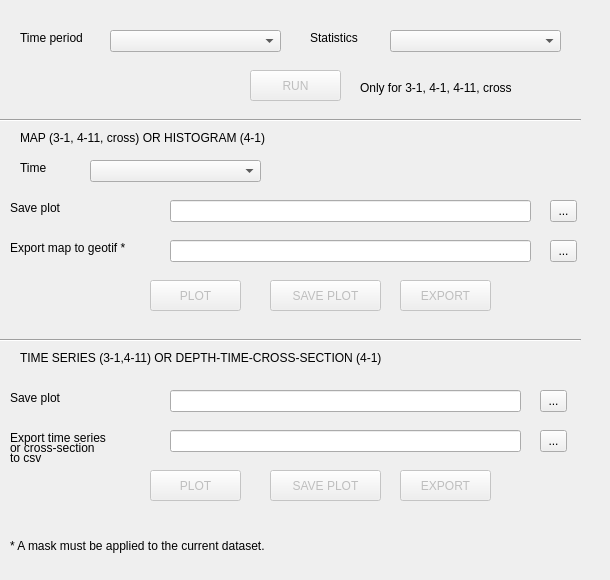
   <widget class="QWidget" name="group">
    <property name="autoFillBackground">
     <bool>true</bool>
    </property>
    <attribute name="title">
     <string>Group by time</string>
    </attribute>
    <widget class="QComboBox" name="stat2Box">
     <property name="geometry">
      <rect>
       <x>390</x>
       <y>30</y>
       <width>171</width>
       <height>22</height>
      </rect>
     </property>
    </widget>
    <widget class="QLabel" name="label46_2">
     <property name="geometry">
      <rect>
       <x>310</x>
       <y>30</y>
       <width>71</width>
       <height>16</height>
      </rect>
     </property>
     <property name="text">
      <string>Statistics</string>
     </property>
    </widget>
    <widget class="QLabel" name="label_27">
     <property name="geometry">
      <rect>
       <x>20</x>
       <y>30</y>
       <width>91</width>
       <height>16</height>
      </rect>
     </property>
     <property name="text">
      <string>Time period</string>
     </property>
    </widget>
    <widget class="QComboBox" name="periodBox">
     <property name="geometry">
      <rect>
       <x>110</x>
       <y>30</y>
       <width>171</width>
       <height>22</height>
      </rect>
     </property>
    </widget>
    <widget class="QLabel" name="label_28">
     <property name="geometry">
      <rect>
       <x>20</x>
       <y>130</y>
       <width>541</width>
       <height>16</height>
      </rect>
     </property>
     <property name="text">
      <string>MAP (3-1, 4-11, cross) OR HISTOGRAM (4-1)</string>
     </property>
    </widget>
    <widget class="QComboBox" name="gptimeBox">
     <property name="geometry">
      <rect>
       <x>90</x>
       <y>160</y>
       <width>171</width>
       <height>22</height>
      </rect>
     </property>
    </widget>
    <widget class="QLabel" name="label_29">
     <property name="geometry">
      <rect>
       <x>20</x>
       <y>160</y>
       <width>55</width>
       <height>16</height>
      </rect>
     </property>
     <property name="text">
      <string>Time</string>
     </property>
    </widget>
    <widget class="QLineEdit" name="gmapPlotss">
     <property name="geometry">
      <rect>
       <x>170</x>
       <y>200</y>
       <width>361</width>
       <height>22</height>
      </rect>
     </property>
    </widget>
    <widget class="QLabel" name="label_30">
     <property name="geometry">
      <rect>
       <x>10</x>
       <y>200</y>
       <width>151</width>
       <height>16</height>
      </rect>
     </property>
     <property name="text">
      <string>Save plot </string>
     </property>
    </widget>
    <widget class="QToolButton" name="gmapPlotB">
     <property name="geometry">
      <rect>
       <x>550</x>
       <y>200</y>
       <width>27</width>
       <height>22</height>
      </rect>
     </property>
     <property name="text">
      <string>...</string>
     </property>
    </widget>
    <widget class="QLineEdit" name="gtifEx">
     <property name="geometry">
      <rect>
       <x>170</x>
       <y>240</y>
       <width>361</width>
       <height>22</height>
      </rect>
     </property>
    </widget>
    <widget class="QToolButton" name="gtifExB">
     <property name="geometry">
      <rect>
       <x>550</x>
       <y>240</y>
       <width>27</width>
       <height>22</height>
      </rect>
     </property>
     <property name="text">
      <string>...</string>
     </property>
    </widget>
    <widget class="QLabel" name="label_31">
     <property name="geometry">
      <rect>
       <x>10</x>
       <y>240</y>
       <width>161</width>
       <height>16</height>
      </rect>
     </property>
     <property name="text">
      <string>Export map to geotif *</string>
     </property>
    </widget>
    <widget class="QToolButton" name="gmapPlot">
     <property name="enabled">
      <bool>false</bool>
     </property>
     <property name="geometry">
      <rect>
       <x>150</x>
       <y>280</y>
       <width>91</width>
       <height>31</height>
      </rect>
     </property>
     <property name="text">
      <string>PLOT</string>
     </property>
    </widget>
    <widget class="QToolButton" name="gmapsPlot">
     <property name="enabled">
      <bool>false</bool>
     </property>
     <property name="geometry">
      <rect>
       <x>270</x>
       <y>280</y>
       <width>111</width>
       <height>31</height>
      </rect>
     </property>
     <property name="text">
      <string>SAVE PLOT</string>
     </property>
    </widget>
    <widget class="QToolButton" name="gmapExp">
     <property name="enabled">
      <bool>false</bool>
     </property>
     <property name="geometry">
      <rect>
       <x>400</x>
       <y>280</y>
       <width>91</width>
       <height>31</height>
      </rect>
     </property>
     <property name="text">
      <string>EXPORT</string>
     </property>
    </widget>
    <widget class="QToolButton" name="gtssPlot">
     <property name="enabled">
      <bool>false</bool>
     </property>
     <property name="geometry">
      <rect>
       <x>270</x>
       <y>470</y>
       <width>111</width>
       <height>31</height>
      </rect>
     </property>
     <property name="text">
      <string>SAVE PLOT</string>
     </property>
    </widget>
    <widget class="QLabel" name="label_34">
     <property name="geometry">
      <rect>
       <x>10</x>
       <y>390</y>
       <width>81</width>
       <height>16</height>
      </rect>
     </property>
     <property name="text">
      <string>Save plot</string>
     </property>
    </widget>
    <widget class="QToolButton" name="gtsExp">
     <property name="enabled">
      <bool>false</bool>
     </property>
     <property name="geometry">
      <rect>
       <x>400</x>
       <y>470</y>
       <width>91</width>
       <height>31</height>
      </rect>
     </property>
     <property name="text">
      <string>EXPORT</string>
     </property>
    </widget>
    <widget class="QToolButton" name="gtsefileB">
     <property name="geometry">
      <rect>
       <x>540</x>
       <y>430</y>
       <width>27</width>
       <height>22</height>
      </rect>
     </property>
     <property name="text">
      <string>...</string>
     </property>
    </widget>
    <widget class="QLabel" name="label_32">
     <property name="geometry">
      <rect>
       <x>20</x>
       <y>350</y>
       <width>551</width>
       <height>16</height>
      </rect>
     </property>
     <property name="text">
      <string>TIME SERIES (3-1,4-11) OR DEPTH-TIME-CROSS-SECTION (4-1)</string>
     </property>
    </widget>
    <widget class="QLabel" name="label_33">
     <property name="geometry">
      <rect>
       <x>10</x>
       <y>430</y>
       <width>161</width>
       <height>16</height>
      </rect>
     </property>
     <property name="text">
      <string>Export time series</string>
     </property>
    </widget>
    <widget class="QLineEdit" name="gtsefile">
     <property name="geometry">
      <rect>
       <x>170</x>
       <y>430</y>
       <width>351</width>
       <height>22</height>
      </rect>
     </property>
    </widget>
    <widget class="QLineEdit" name="gtssfile">
     <property name="geometry">
      <rect>
       <x>170</x>
       <y>390</y>
       <width>351</width>
       <height>22</height>
      </rect>
     </property>
    </widget>
    <widget class="QToolButton" name="gtssfileB">
     <property name="geometry">
      <rect>
       <x>540</x>
       <y>390</y>
       <width>27</width>
       <height>22</height>
      </rect>
     </property>
     <property name="text">
      <string>...</string>
     </property>
    </widget>
    <widget class="QToolButton" name="gtsPlot">
     <property name="enabled">
      <bool>false</bool>
     </property>
     <property name="geometry">
      <rect>
       <x>150</x>
       <y>470</y>
       <width>91</width>
       <height>31</height>
      </rect>
     </property>
     <property name="text">
      <string>PLOT</string>
     </property>
    </widget>
    <widget class="Line" name="line_4">
     <property name="geometry">
      <rect>
       <x>0</x>
       <y>330</y>
       <width>581</width>
       <height>21</height>
      </rect>
     </property>
     <property name="orientation">
      <enum>Qt::Horizontal</enum>
     </property>
    </widget>
    <widget class="Line" name="line_5">
     <property name="geometry">
      <rect>
       <x>0</x>
       <y>110</y>
       <width>581</width>
       <height>21</height>
      </rect>
     </property>
     <property name="orientation">
      <enum>Qt::Horizontal</enum>
     </property>
    </widget>
    <widget class="QToolButton" name="GRrun">
     <property name="enabled">
      <bool>false</bool>
     </property>
     <property name="geometry">
      <rect>
       <x>250</x>
       <y>70</y>
       <width>91</width>
       <height>31</height>
      </rect>
     </property>
     <property name="text">
      <string>RUN</string>
     </property>
    </widget>
    <widget class="QLabel" name="label_36">
     <property name="geometry">
      <rect>
       <x>10</x>
       <y>440</y>
       <width>131</width>
       <height>16</height>
      </rect>
     </property>
     <property name="text">
      <string>or cross-section </string>
     </property>
    </widget>
    <widget class="QLabel" name="label_35">
     <property name="geometry">
      <rect>
       <x>10</x>
       <y>450</y>
       <width>55</width>
       <height>16</height>
      </rect>
     </property>
     <property name="text">
      <string>to csv</string>
     </property>
    </widget>
    <widget class="QLabel" name="label_37">
     <property name="geometry">
      <rect>
       <x>360</x>
       <y>80</y>
       <width>241</width>
       <height>16</height>
      </rect>
     </property>
     <property name="text">
      <string>Only for 3-1, 4-1, 4-11, cross</string>
     </property>
    </widget>
    <widget class="QLabel" name="label_47">
     <property name="geometry">
      <rect>
       <x>10</x>
       <y>520</y>
       <width>371</width>
       <height>51</height>
      </rect>
     </property>
     <property name="text">
      <string>* A mask must be applied to the current dataset.</string>
     </property>
    </widget>
   </widget>
